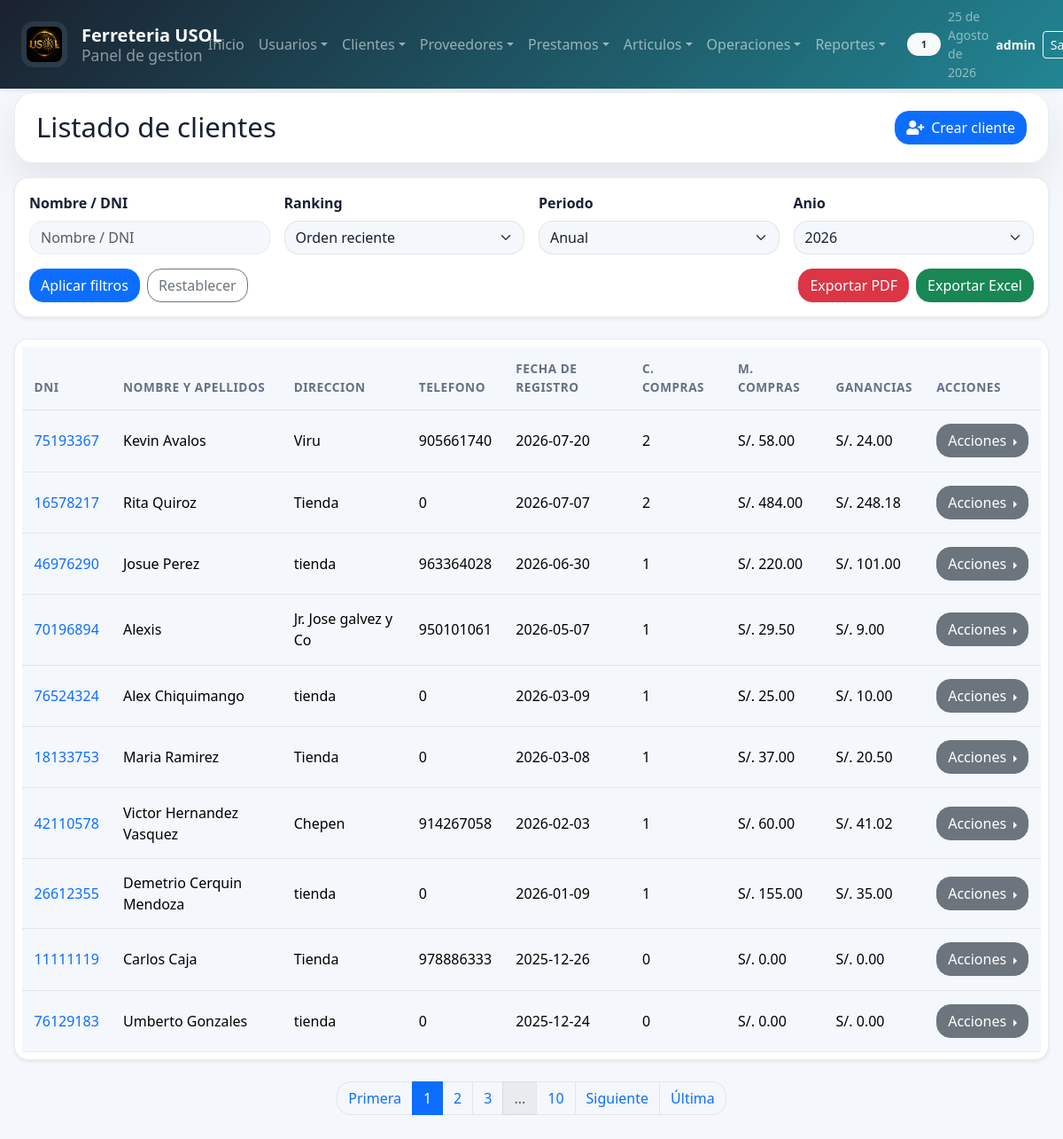
The page /sistema/clientes/lista_clientes.php (signed in) on the database its author committed.
### tables this page shows
CREATE TABLE `clientes` (
  `Id_Cliente` int(11) NOT NULL AUTO_INCREMENT,
  `Nombre` varchar(50) NOT NULL,
  `Dni` int(8) DEFAULT NULL,
  `Telefono` int(9) DEFAULT NULL,
  `direccion` varchar(50) DEFAULT NULL,
  `Fecha_Registro` date NOT NULL,
  `cantidadCompras` int(11) DEFAULT NULL,
  `montoCompras` double DEFAULT NULL,
  `gananciaGenerada` double DEFAULT NULL,
  PRIMARY KEY (`Id_Cliente`)
);

### sistema/includes/analytics.php (called while the page is built, shortened)
<?php
function analyticsGetDateFilters($source = null)
{
    $source = is_array($source) ? $source : $_GET;
    $currentYear = (int)date('Y');
    $currentMonth = date('Y-m');
    $period = isset($source['period']) ? strtolower(trim((string)$source['period'])) : 'year';
    $selectedYear = isset($source['year']) ? (int)$source['year'] : $currentYear;
    $selectedMonth = isset($source['month']) ? trim((string)$source['month']) : $currentMonth;
    $inputStart = isset($source['start_date']) ? trim((string)$source['start_date']) : '';
    $inputEnd = isset($source['end_date']) ? trim((string)$source['end_date']) : '';
    if ($period === 'month') {
        $monthDate = DateTime::createFromFormat('Y-m', $selectedMonth);
        if (!$monthDate) {
            $monthDate = DateTime::createFromFormat('Y-m', $currentMonth);
        }
        $startDate = $monthDate->format('Y-m-01');
        $endDate = $monthDate->format('Y-m-t');
        $label = strftime('%B %Y', strtotime($startDate));
    } else {
        $period = 'year';
        $startDate = sprintf('%04d-01-01', $selectedYear);
        $endDate = sprintf('%04d-12-31', $selectedYear);
        $label = 'Anio ' . $selectedYear;
    }
    $topLimit = isset($source['top_limit']) ? (int)$source['top_limit'] : 10;
    $topMetric = isset($source['top_metric']) ? trim((string)$source['top_metric']) : 'monto';
    return [
        'period' => $period,
        'year' => $selectedYear,
        'month' => $selectedMonth,
        'start_date' => $startDate,
        'end_date' => $endDate,
        'label' => ucfirst($label),
        'top_limit' => $topLimit,
        'top_metric' => $topMetric,
    ];
}
function analyticsGetYearOptions($pastYears = 5)
{
    $currentYear = (int)date('Y');
    $years = [];
    for ($year = $currentYear; $year >= ($currentYear - $pastYears); $year--) {
        $years[] = $year;
    }
    return $years;
}
function analyticsGetClientExclusionClause($alias = 'c')
{
    return "COALESCE({$alias}.Dni, 0) <> 11111111 AND TRIM(LOWER(COALESCE({$alias}.Nombre, ''))) <> 'Cliente General'";
}
function analyticsGetNonCanceledSalesClause($alias = 'v')
{
    return "LOWER(COALESCE({$alias}.Estado, '')) <> 'anulado'";
}
function analyticsBindParams($stmt, $types, array &$params)
{
    $references = [];
    $references[] = &$types;
    foreach ($params as $index => $value) {
        $references[] = &$params[$index];
    }
    call_user_func_array([$stmt, 'bind_param'], $references);
}
function analyticsFetchAll($conexionDB, $sql, $types = '', $params = [])
{
    $stmt = $conexionDB->prepare($sql);
    analyticsBindParams($stmt, $types, $params);
    if (!$stmt->execute()) {
        return [];
    }
    $result = $stmt->get_result();
    return $result ? $result->fetch_all(MYSQLI_ASSOC) : [];
}
function analyticsFetchOne($conexionDB, $sql, $types = '', $params = [])
{
    $rows = analyticsFetchAll($conexionDB, $sql, $types, $params);
    return $rows ? $rows[0] : null;
}
function analyticsGetClientsListData($conexionDB, $filters, $search = '', $sort = '', $page = 1, $resultsPerPage = 10)
{
    $page = max(1, (int)$page);
    $resultsPerPage = max(1, (int)$resultsPerPage);
    $startFrom = ($page - 1) * $resultsPerPage;
    $types = 'ss';
    $params = [
        $filters['start_date'] . ' 00:00:00',
        $filters['end_date'] . ' 23:59:59',
    ];
    $searchSql = '';
    $sortMap = [
        'cantidadCompra' => 'cantidadCompras DESC, montoCompras DESC, gananciaGenerada DESC, c.Nombre ASC',
        'mayorCompra' => 'montoCompras DESC, cantidadCompras DESC, gananciaGenerada DESC, c.Nombre ASC',
        'mayorUtilidad' => 'gananciaGenerada DESC, montoCompras DESC, cantidadCompras DESC, c.Nombre ASC',
    ];
    $orderBy = $sortMap[$sort] ?? 'c.Id_Cliente DESC';
    $activitySql = isset($sortMap[$sort]) ? ' AND (COALESCE(cv.cantidadCompras, 0) > 0 OR COALESCE(cv.montoCompras, 0) > 0 OR COALESCE(cv.gananciaGenerada, 0) > 0)' : '';
    $baseQuery = "
        FROM clientes c
        LEFT JOIN (
            SELECT v.dniCliente,
                   COUNT(v.IdVenta) AS cantidadCompras,
                   COALESCE(SUM(v.Total), 0) AS montoCompras,
                   COALESCE(SUM(v.utilidad), 0) AS gananciaGenerada
            FROM ventas v
            INNER JOIN clientes c2 ON c2.Dni = v.dniCliente
            WHERE " . analyticsGetNonCanceledSalesClause('v') . " AND " . analyticsGetClientExclusionClause('c2') . " AND v.Fecha BETWEEN ? AND ?
            GROUP BY v.dniCliente
        ) cv ON cv.dniCliente = c.Dni
        WHERE " . analyticsGetClientExclusionClause('c') . $searchSql . $activitySql;
    $countRow = analyticsFetchOne(
        $conexionDB,
        "SELECT COUNT(*) AS total {$baseQuery}",
        $types,
        $params
    );
    $rows = analyticsFetchAll(
        $conexionDB,
        "SELECT c.Id_Cliente, c.Dni, c.Nombre, c.direccion, c.Telefono, c.Fecha_Registro,
                COALESCE(cv.cantidadCompras, 0) AS cantidadCompras,
                COALESCE(cv.montoCompras, 0) AS montoCompras,
                COALESCE(cv.gananciaGenerada, 0) AS gananciaGenerada
         {$baseQuery}
         ORDER BY {$orderBy}
         LIMIT {$startFrom}, {$resultsPerPage}",
        $types,
        $params
    );
    return [
        'rows' => $rows,
        'total_records' => isset($countRow['total']) ? (int)$countRow['total'] : 0,
    ];
}

### sistema/clientes/lista_clientes.php (the view, shortened to what this page needs)
<?php
include "../../conexion.php";
require_once __DIR__ . "/../includes/analytics.php";
include "../includes/paginador.php";
$filters = analyticsGetDateFilters($_GET);
$results_per_page = 10;
$current_page = isset($_GET['page']) ? max(1, (int)$_GET['page']) : 1;
$busquedaCliente = isset($_GET['busquedaCliente']) ? trim((string)$_GET['busquedaCliente']) : '';
$filtrosVarios = isset($_GET['filtrosVarios']) ? trim((string)$_GET['filtrosVarios']) : '';
$yearOptions = analyticsGetYearOptions();
$clientData = analyticsGetClientsListData(
    $conexionDB,
    $filters,
    $busquedaCliente,
    $filtrosVarios,
    $current_page,
    $results_per_page
);
$rows = $clientData['rows'];
?>
<!DOCTYPE html>
<html lang="es">
<head>
    <?php include "../includes/scripts_2.php"; ?>
</head>
<body>
    <?php include "../includes/header_2.php"; ?>
    <section id="container">
        <div class="title_container">
            <h1>Listado de clientes</h1>
            <a href="registro_cliente.php" class="btn_new"><i class="fas fa-user-plus"></i> Crear cliente</a>
        </div>
        <div class="header_container">
            <div class="row g-3 align-items-end">
                <div class="col-12 col-md-4 col-lg-3">
                    <label for="busquedaCliente">Nombre / DNI</label>
                    <input class="filtrosBusqueda" type="text" name="busquedaCliente" id="busquedaCliente" placeholder="Nombre / DNI" value="<?php echo htmlspecialchars($busquedaCliente); ?>">
                </div>
                <div class="col-12 col-md-4 col-lg-3">
                    <label for="filtrosVarios">Ranking</label>
                    <select class="filtrosBusqueda" name="filtrosVarios" id="filtrosVarios">
                        <option value="">Orden reciente</option>
                    </select>
                </div>
                <div class="col-12 col-md-4 col-lg-3">
                    <label for="period">Periodo</label>
                    <select class="filtrosBusqueda" name="period" id="period">
                        <option value="year" <?php echo $filters['period'] === 'year' ? 'selected' : ''; ?>>Anual</option>
                    </select>
                </div>
                <div class="analytics-period-field col-12 col-md-4 col-lg-3" data-period-target="year">
                    <label for="year">Anio</label>
                    <select class="filtrosBusqueda" name="year" id="year">
                        <?php foreach ($yearOptions as $yearOption) { ?>
                            <option value="<?php echo $yearOption; ?>" <?php echo (int)$filters['year'] === (int)$yearOption ? 'selected' : ''; ?>><?php echo $yearOption; ?></option>
                        <?php } ?>
                    </select>
                </div>
                <div class="col-12 col-md-4 col-lg-3">
                    <div class="d-flex gap-2">
                        <button type="button" class="btn btn-primary" onclick="buscarCliente()">Aplicar filtros</button>
                        <a class="btn btn-outline-secondary" href="lista_clientes.php">Restablecer</a>
                    </div>
                </div>
                <div class="col-12 col-md-4 col-lg-4 ms-lg-auto">
                    <div class="d-flex gap-2 justify-content-md-end">
                        <button class="btn btn-danger" type="button" onclick="exportarClientesPDF()">Exportar PDF</button>
                        <button class="btn btn-success" type="button" onclick="exportarClientesEXCEL()">Exportar Excel</button>
                    </div>
                </div>
            </div>
        </div>
        <div class="containerTable">
            <table id="tablaClientes">
                <thead>
                    <tr>
                        <th>DNI</th>
                        <th>Nombre y apellidos</th>
                        <th>Direccion</th>
                        <th>Telefono</th>
                        <th>Fecha de registro</th>
                        <th>C. compras</th>
                        <th>M. compras</th>
                        <th>Ganancias</th>
                        <th>Acciones</th>
                    </tr>
                </thead>
                <tbody>
                    <?php if ($rows) { ?>
                        <?php foreach ($rows as $data) { ?>
                            <tr>
                                <td><a href="../operaciones/venta_articulo.php?dni=<?php echo $data['Dni']; ?>"><?php echo $data['Dni']; ?></a></td>
                                <td><?php echo htmlspecialchars($data['Nombre']); ?></td>
                                <td><?php echo htmlspecialchars($data['direccion']); ?></td>
                                <td><?php echo htmlspecialchars((string)$data['Telefono']); ?></td>
                                <td><?php echo htmlspecialchars($data['Fecha_Registro']); ?></td>
                                <td><?php echo (int)$data['cantidadCompras']; ?></td>
                                <td>S/. <?php echo number_format((float)$data['montoCompras'], 2); ?></td>
                                <td>S/. <?php echo number_format((float)$data['gananciaGenerada'], 2); ?></td>
                                <td>
                                    <div class="btn-group dropend">
                                        <button class="btn btn-secondary dropdown-toggle" type="button" data-bs-toggle="dropdown" aria-expanded="false">
                                            Acciones
                                        </button>
                                    </div>
                                </td>
                            </tr>
                        <?php } ?>
                    <?php } else { ?>
                        <tr><td colspan="9">No se encontraron clientes para el periodo seleccionado.</td></tr>
                    <?php } ?>
                </tbody>
            </table>
        </div>
    </section>
</body>
</html>

### rows shown on the page
clientes: Dni "75193367", Nombre "Kevin Avalos", direccion "Viru", Telefono "905661740", Fecha_Registro "2026-07-20", cantidadCompras "2", montoCompras "58.00", gananciaGenerada "24.00"
clientes: Dni "16578217", Nombre "Rita Quiroz", direccion "Tienda", Telefono "0", Fecha_Registro "2026-07-07", cantidadCompras "2", montoCompras "484.00", gananciaGenerada "248.18"
clientes: Dni "46976290", Nombre "Josue Perez", direccion "tienda", Telefono "963364028", Fecha_Registro "2026-06-30", cantidadCompras "1", montoCompras "220.00", gananciaGenerada "101.00"
clientes: Dni "70196894", Nombre "Alexis", direccion "Jr. Jose galvez y Co", Telefono "950101061", Fecha_Registro "2026-05-07", cantidadCompras "1", montoCompras "29.50", gananciaGenerada "9.00"
clientes: Dni "76524324", Nombre "Alex Chiquimango", direccion "tienda", Telefono "0", Fecha_Registro "2026-03-09", cantidadCompras "1", montoCompras "25.00", gananciaGenerada "10.00"
clientes: Dni "18133753", Nombre "Maria Ramirez", direccion "Tienda", Telefono "0", Fecha_Registro "2026-03-08", cantidadCompras "1", montoCompras "37.00", gananciaGenerada "20.50"
clientes: Dni "42110578", Nombre "Victor Hernandez Vasquez", direccion "Chepen", Telefono "914267058", Fecha_Registro "2026-02-03", cantidadCompras "1", montoCompras "60.00", gananciaGenerada "41.02"
clientes: Dni "26612355", Nombre "Demetrio Cerquin Mendoza", direccion "tienda", Telefono "0", Fecha_Registro "2026-01-09", cantidadCompras "1", montoCompras "155.00", gananciaGenerada "35.00"
clientes: Dni "11111119", Nombre "Carlos Caja", direccion "Tienda", Telefono "978886333", Fecha_Registro "2025-12-26", cantidadCompras "0", montoCompras "0.00", gananciaGenerada "0.00"
clientes: Dni "76129183", Nombre "Umberto Gonzales", direccion "tienda", Telefono "0", Fecha_Registro "2025-12-24", cantidadCompras "0", montoCompras "0.00", gananciaGenerada "0.00"

### other values the page prints
$_SESSION['rol_name'] "1"
fechaC() "25 de Agosto de 2026"
$_SESSION['user'] "admin"
$total_pages "10"
form field year "2026"
